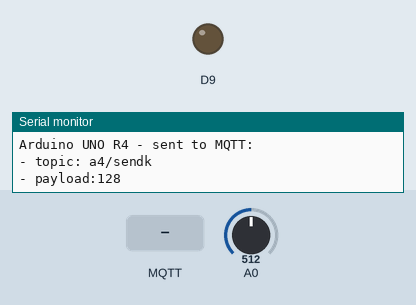
This sketch was run on a simulated Arduino Uno R4 WiFi. Shown: output pins drawn as LEDs (lit = HIGH), the last lines printed to the serial monitor. Inputs (shaded band) come from the test bench; at power-on: A0 = 512. WiFi joins after 1.5 s; servers stay silent unless stated; no MQTT or app messages arrive unless stated.

Above: at 12.7 s.
12.8 s: MQTT message "5" arrives on the first subscribed topic
At 13.3 s:
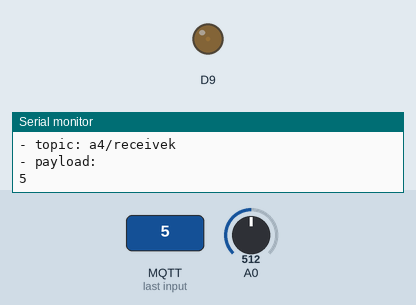
14.3 s: MQTT message "90" arrives on the first subscribed topic
At 15.5 s:
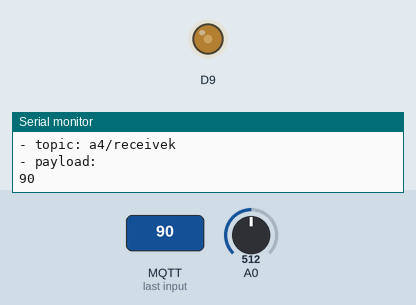
15.8 s: MQTT message "200" arrives on the first subscribed topic
At 16.8 s:
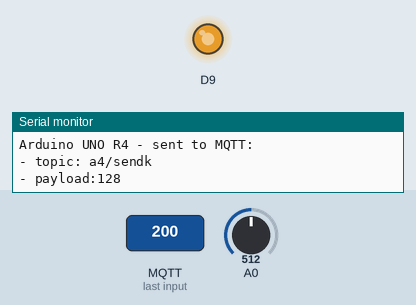
17.3 s: MQTT message "on" arrives on the first subscribed topic
At 18.0 s:
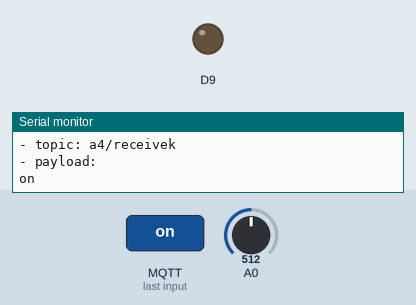
Timing chart, 0 to 19.8 s (numbered marks = the images above; inputs shaded):
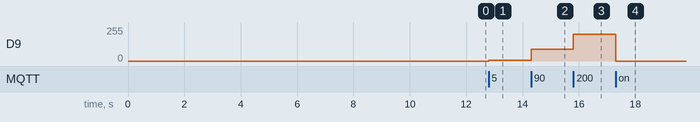

Measured:
- after the input at 12.8 s, D9: 0/255 → 5/255 at once
- after the input at 14.3 s, D9: 5/255 → 90/255 at once
- after the input at 15.8 s, D9: 90/255 → 200/255 at once
- after the input at 17.3 s, D9: 200/255 → 0/255 at once

The sketch:

MQTTreceieve.ino
```cpp
#include <WiFiS3.h>
#include <MQTTClient.h>

const char WIFI_SSID[] = "Kumakuma";     // CHANGE TO YOUR WIFI SSID
const char WIFI_PASSWORD[] = "0928915220";  // CHANGE TO YOUR WIFI PASSWORD

const char MQTT_BROKER_ADRRESS[] = "mqtt-dashboard.com";  // CHANGE TO MQTT BROKER'S ADDRESS
//const char MQTT_BROKER_ADRRESS[] = "192.168.0.11";  // CHANGE TO MQTT BROKER'S IP ADDRESS
const int MQTT_PORT = 1883;
const char MQTT_CLIENT_ID[] = "clientId-2";  // CHANGE IT AS YOU DESIRE
const char MQTT_USERNAME[] = "";              // CHANGE IT IF REQUIRED, empty if not required
const char MQTT_PASSWORD[] = "";              // CHANGE IT IF REQUIRED, empty if not required

// The MQTT topics that Arduino should publish/subscribe
const char PUBLISH_TOPIC[] = "a4/sendk";       // CHANGE IT AS YOU DESIRE
const char SUBSCRIBE_TOPIC[] = "a4/receivek";  // CHANGE IT AS YOU DESIRE

const int PUBLISH_INTERVAL = 5000;  // 5 seconds

WiFiClient network;
MQTTClient mqtt = MQTTClient(256);

unsigned long lastPublishTime = 0;

void setup() {
  Serial.begin(9600);
  pinMode(9, OUTPUT);

  int status = WL_IDLE_STATUS;
  while (status != WL_CONNECTED) {
    Serial.print("Arduino UNO R4 - Attempting to connect to SSID: ");
    Serial.println(WIFI_SSID);
    // Connect to WPA/WPA2 network. Change this line if using open or WEP network:
    status = WiFi.begin(WIFI_SSID, WIFI_PASSWORD);

    // wait 10 seconds for connection:
    delay(10000);
  }
  // print your board's IP address:
  Serial.print("IP Address: ");
  Serial.println(WiFi.localIP());

  connectToMQTT();
}

void loop() {
  mqtt.loop();

  if (millis() - lastPublishTime > PUBLISH_INTERVAL) {
    sendToMQTT();
    lastPublishTime = millis();
  }

}

void connectToMQTT() {
  // Connect to the MQTT broker
  mqtt.begin(MQTT_BROKER_ADRRESS, MQTT_PORT, network);

  // Create a handler for incoming messages
  mqtt.onMessage(messageReceived);

  Serial.print("Arduino UNO R4 - Connecting to MQTT broker");

  while (!mqtt.connect(MQTT_CLIENT_ID, MQTT_USERNAME, MQTT_PASSWORD)) {
    Serial.print(".");
    delay(100);
  }
  Serial.println();

  if (!mqtt.connected()) {
    Serial.println("Arduino UNO R4 - MQTT broker Timeout!");
    return;
  }

  // Subscribe to a topic, the incoming messages are processed by messageHandler() function
  if (mqtt.subscribe(SUBSCRIBE_TOPIC))
    Serial.print("Arduino UNO R4 - Subscribed to the topic: ");
  else
    Serial.print("Arduino UNO R4 - Failed to subscribe to the topic: ");

  Serial.println(SUBSCRIBE_TOPIC);
  Serial.println("Arduino UNO R4 - MQTT broker Connected!");
}

void sendToMQTT() {

  // int val = millis()/1000;
  int val = analogRead(A0);
  String val_str = String(val/4);
  char messageBuffer[10];
  val_str.toCharArray(messageBuffer, 10);
  mqtt.publish(PUBLISH_TOPIC, messageBuffer);

  Serial.println("Arduino UNO R4 - sent to MQTT:");
  Serial.print("- topic: ");
  Serial.println(PUBLISH_TOPIC);
  Serial.print("- payload:");
  Serial.println(messageBuffer);
}

void messageReceived(String &topic, String &payload) {
  Serial.println("Arduino UNO R4 - received from MQTT:");
  Serial.println("- topic: " + topic);
  Serial.println("- payload:");
  Serial.println(payload);

  int var = payload.toInt();
  analogWrite(9, var);

}
```
